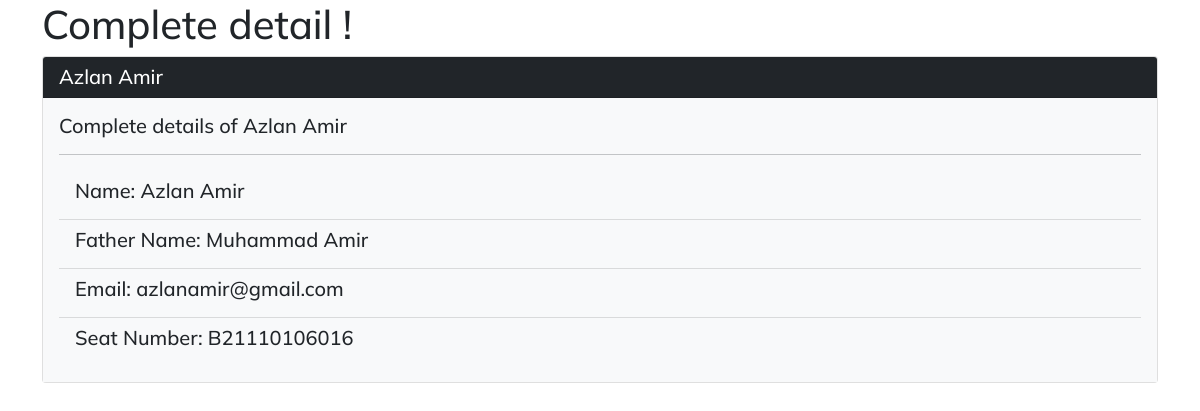
Page /Sis/detail/5 on the committed database.
### Sis/models.py (models this page shows, shortened)
class Student(models.Model):
    name = models.CharField(max_length=30)
    fname = models.CharField(max_length=30)
    email = models.EmailField()
    seat = models.CharField(max_length=12)

### Sis/views.py (the view)
# urls.py: path('detail/<id>', views.detail, name='detail')
def detail(request, id):
    details = Student.objects.get(pk=id)
    return render(request, 'Sis/Formdetail.html', {
        'detail': details
    })

### Sis/templates/Sis/Formdetail.html
{% extends 'Sis/Front.html' %}
{% block body %}
<div class="container">
<h1>Complete detail !</h1>
    <div class="card">
        <h5 class="card-header bg bg-dark text-white">{{ detail.name }}</h5>
        <div class="card-body bg bg-light">
            <h5 class="card-title">Complete details of {{ detail.name }}</h5> <hr>
            <ul class="list-group list-group-flush ">
                <li class="list-group-item bg bg-light"><h5>Name: {{ detail.name }}</h5></li>
                <li class="list-group-item bg bg-light"><h5>Father Name: {{ detail.fname }}</h5></li>
                <li class="list-group-item bg bg-light"><h5>Email: {{ detail.email }}</h5></li>
                <li class="list-group-item bg bg-light"><h5>Seat Number: {{ detail.seat }}</h5></li>
            </ul>
        </div>
    </div>
</div>
{% endblock %}

### Sis/static/css/style.css (style rules this page uses)
* { margin:0; padding: 0; box-sizing: border-box; font-family:Mulish; font-weight: 500; }

### rows in the picture
Student: name "Azlan Amir", fname "Muhammad Amir", email "azlanamir@gmail.com", seat "B21110106016"
